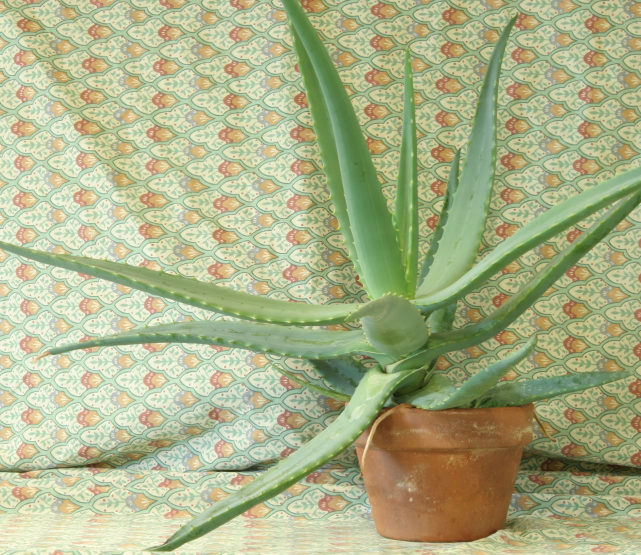
#> input picture Lab3/aloeL.jpg, 1282 x 1110 px (shown at 1/2 size)
$ python stereo_matchvr508876.py
#> lines starting #> are read from the running program, lines starting #| are printed output that depends on the picture; after the words box and inside, x2 and y2 are one past the last pixel; in counts of white or black regions, pixels touching at a corner belong together
import numpy as np
import cv2 as cv

ply_header = '''ply
format ascii 1.0
element vertex %(vert_num)d
property float x
property float y
property float z
property uchar red
property uchar green
property uchar blue
element face %(face_num)d
property list uchar int vertex_index
end_header
'''

def write_ply(fn, verts, colors, faces):
    verts = verts.reshape(-1, 3)
    colors = colors.reshape(-1, 3)
    verts_colors = np.hstack([verts, colors])

    with open(fn, 'w') as f:
        f.write(ply_header % dict(vert_num=len(verts), face_num=len(faces)))
        np.savetxt(f, verts_colors, fmt='%f %f %f %d %d %d')
        for face in faces:
            f.write('3 %d %d %d\n' % tuple(face))


def main():
    print('loading images...')
    imgL = cv.pyrDown(cv.imread('aloeL.jpg'))  # downscale images for faster processing
    imgR = cv.pyrDown(cv.imread('aloeR.jpg'))
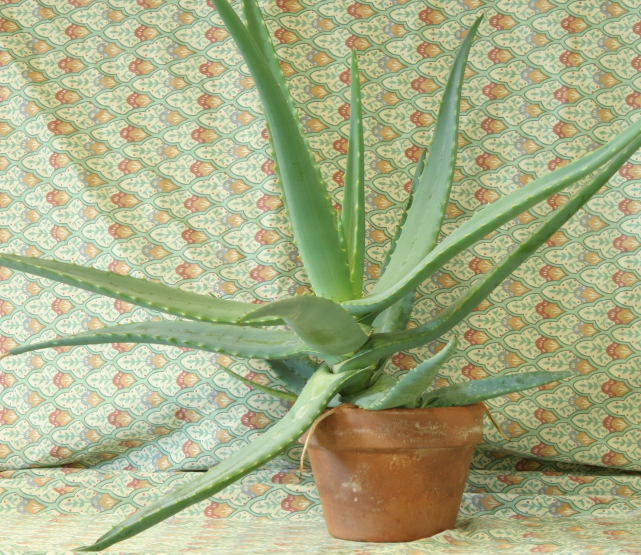
#> input picture Lab3/aloeR.jpg, 1282 x 1110 px (shown at 1/2 size)
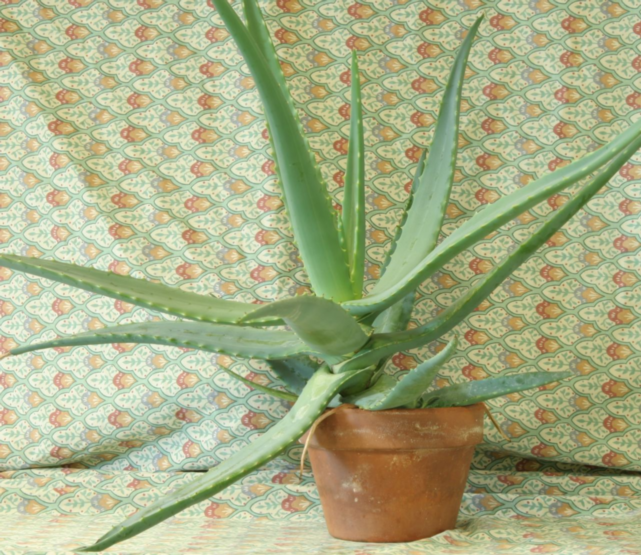
#> imgR: shape (555, 641, 3); mean B, G, R 134.1, 174.2, 168

    window_size = 3
    min_disp = 16
    num_disp = 112 - min_disp
    stereo = cv.StereoSGBM_create(
        minDisparity=min_disp,
        numDisparities=num_disp,
        blockSize=16,
        P1=8 * 3 * window_size**2,
        P2=32 * 3 * window_size**2,
        disp12MaxDiff=1,
        uniquenessRatio=10,
        speckleWindowSize=100,
        speckleRange=32
    )

    print('computing disparity...')
    disp = stereo.compute(imgL, imgR).astype(np.float32) / 16.0
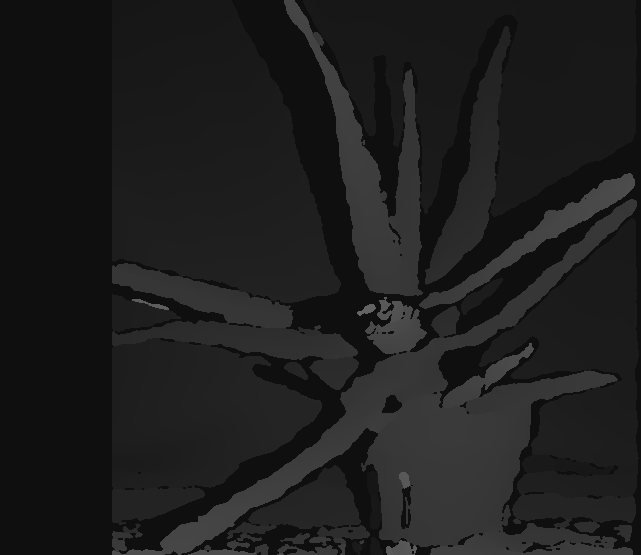
#> disp: shape (555, 641) float32; min 15, max 102.1, mean 29.9

    print('generating 3d point cloud...')
    h, w = imgL.shape[:2]
#> h = 555; w = 641
    f = 0.8 * w
#> f = 512.8
    Q = np.float32([[1, 0, 0, -0.5 * w],
                    [0, -1, 0, 0.5 * h],
                    [0, 0, 0, -f],
                    [0, 0, 1, 0]])

    points = cv.reprojectImageTo3D(disp, Q)
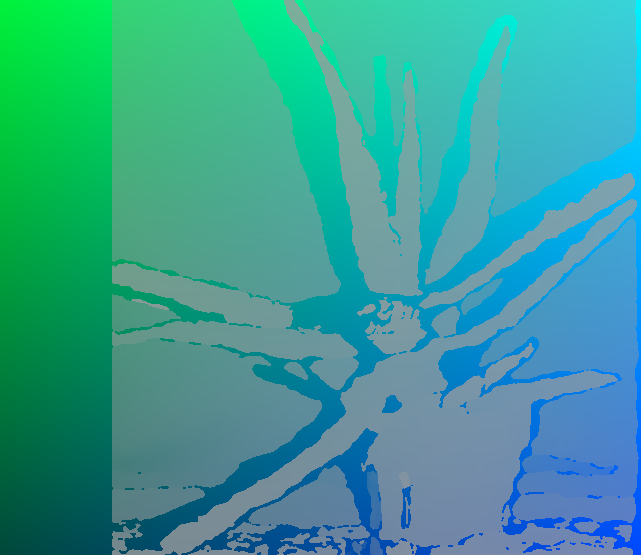
#> points: shape (555, 641, 3) float32; mean of channels 0, 1, 2 -1.3, 0.6, -21.8; drawn with min black and max white
    colors = cv.cvtColor(imgL, cv.COLOR_BGR2RGB)
    mask = disp > disp.min()
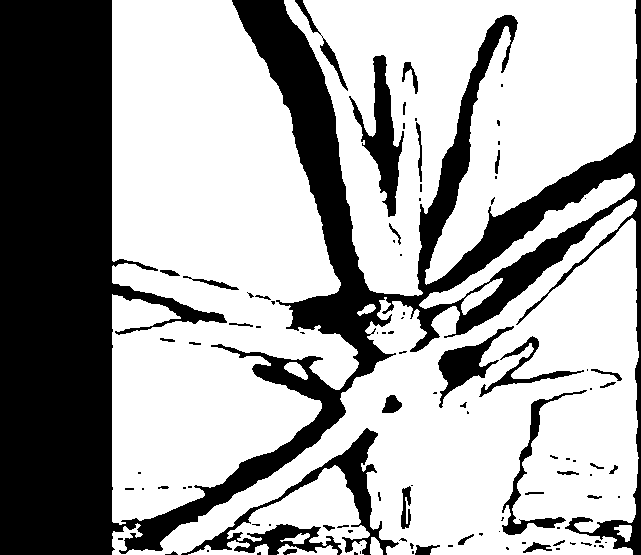
#> mask: shape (555, 641) bool; 65.4% white; 101 black regions (63 under 20 px), largest, box (x1, y1, x2, y2) and area: (0, 0, 641, 555) 107680, (181, 428, 399, 555) 4966, (349, 55, 404, 217) 2986

    indices_map = -np.ones((h, w), dtype=int)
    valid_points = points[mask]
    valid_colors = colors[mask]

    indices_map[mask] = np.arange(len(valid_points))
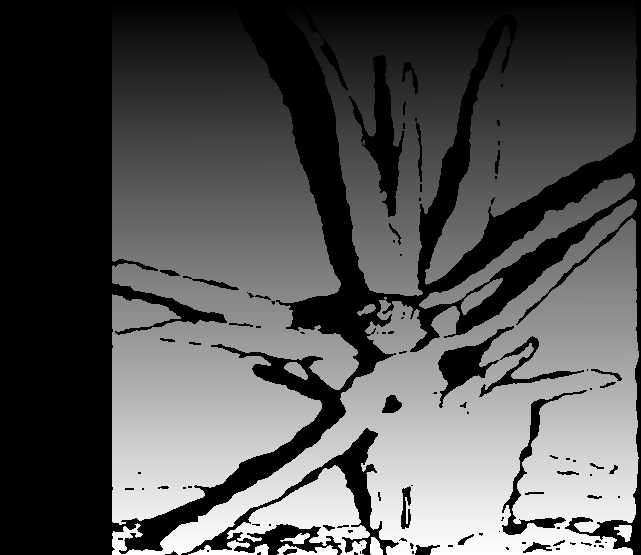
#> indices_map: shape (555, 641) int64; min -1, max 232620, mean 76052.4; drawn with min black and max white

    faces = []
    for i in range(h - 1):
        for j in range(w - 1):
            p1 = indices_map[i, j]
            p2 = indices_map[i, j + 1]
            p3 = indices_map[i + 1, j]
            p4 = indices_map[i + 1, j + 1]
            if p1 != -1 and p2 != -1 and p3 != -1:
                faces.append([p1, p2, p3])
            if p2 != -1 and p4 != -1 and p3 != -1:
                faces.append([p2, p4, p3])
#> after the loop, faces = 451545 items

    out_fn = 'out.ply'
    write_ply(out_fn, valid_points, valid_colors, faces)
#> the loop in write_ply, `for face in faces:` made 451545 passes
#> face on passes 1 to 3: [0, 1, 464], [1, 465, 464], [1, 2, 465]
    print('%s saved' % out_fn)

    cv.imshow('left', imgL)
    cv.imshow('disparity', (disp - min_disp) / num_disp)
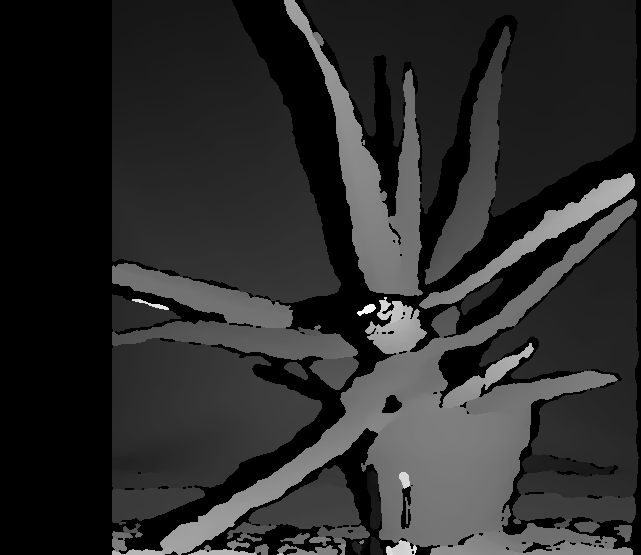
#> window 'disparity': shape (555, 641) float32; min -0.0104, max 0.896, mean 0.145; drawn with min black and max white
    cv.waitKey()

    print('Done')


if __name__ == '__main__':
    main()
    cv.destroyAllWindows()
